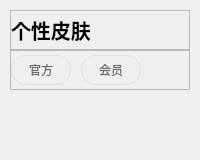
            <widget class="QWidget" name="page_skin">
             <layout class="QVBoxLayout" name="verticalLayout_3">
              <property name="spacing">
               <number>0</number>
              </property>
              <property name="leftMargin">
               <number>10</number>
              </property>
              <property name="topMargin">
               <number>10</number>
              </property>
              <property name="rightMargin">
               <number>10</number>
              </property>
              <property name="bottomMargin">
               <number>0</number>
              </property>
              <item>
               <widget class="QFrame" name="frame_5">
                <property name="minimumSize">
                 <size>
                  <width>0</width>
                  <height>40</height>
                 </size>
                </property>
                <property name="frameShape">
                 <enum>QFrame::StyledPanel</enum>
                </property>
                <property name="frameShadow">
                 <enum>QFrame::Raised</enum>
                </property>
                <layout class="QHBoxLayout" name="horizontalLayout_14">
                 <property name="spacing">
                  <number>0</number>
                 </property>
                 <property name="leftMargin">
                  <number>0</number>
                 </property>
                 <property name="topMargin">
                  <number>0</number>
                 </property>
                 <property name="rightMargin">
                  <number>0</number>
                 </property>
                 <property name="bottomMargin">
                  <number>0</number>
                 </property>
                 <item>
                  <widget class="QLabel" name="label_2">
                   <property name="styleSheet">
                    <string notr="true">font-weight: bold;
font-size: 20px;</string>
                   </property>
                   <property name="text">
                    <string>个性皮肤</string>
                   </property>
                  </widget>
                 </item>
                </layout>
               </widget>
              </item>
              <item>
               <widget class="QFrame" name="frame_4">
                <property name="minimumSize">
                 <size>
                  <width>0</width>
                  <height>40</height>
                 </size>
                </property>
                <property name="styleSheet">
                 <string notr="true">QPushButton {
	background-color: transparent;
	border: 1px solid #e0e0e0;
	border-radius: 15px;
	color: #666;
}</string>
                </property>
                <property name="frameShape">
                 <enum>QFrame::StyledPanel</enum>
                </property>
                <property name="frameShadow">
                 <enum>QFrame::Raised</enum>
                </property>
                <layout class="QHBoxLayout" name="horizontalLayout_13">
                 <property name="spacing">
                  <number>10</number>
                 </property>
                 <property name="leftMargin">
                  <number>0</number>
                 </property>
                 <property name="topMargin">
                  <number>0</number>
                 </property>
                 <property name="rightMargin">
                  <number>0</number>
                 </property>
                 <property name="bottomMargin">
                  <number>0</number>
                 </property>
                 <item>
                  <widget class="QPushButton" name="btn_skin_base">
                   <property name="minimumSize">
                    <size>
                     <width>60</width>
                     <height>30</height>
                    </size>
                   </property>
                   <property name="maximumSize">
                    <size>
                     <width>60</width>
                     <height>30</height>
                    </size>
                   </property>
                   <property name="text">
                    <string>官方</string>
                   </property>
                  </widget>
                 </item>
                 <item>
                  <widget class="QPushButton" name="btn_skin_vip">
                   <property name="minimumSize">
                    <size>
                     <width>60</width>
                     <height>30</height>
                    </size>
                   </property>
                   <property name="maximumSize">
                    <size>
                     <width>60</width>
                     <height>30</height>
                    </size>
                   </property>
                   <property name="text">
                    <string>会员</string>
                   </property>
                  </widget>
                 </item>
                 <item>
                  <spacer name="horizontalSpacer">
                   <property name="orientation">
                    <enum>Qt::Horizontal</enum>
                   </property>
                   <property name="sizeHint" stdset="0">
                    <size>
                     <width>40</width>
                     <height>20</height>
                    </size>
                   </property>
                  </spacer>
                 </item>
                </layout>
               </widget>
              </item>
              <item>
               <widget class="QScrollArea" name="scrollArea_4">
                <property name="styleSheet">
                 <string notr="true">#scrollArea_4{
	background-color: transparent;
}

#skin_container{
	background-color: transparent;
}</string>
                </property>
                <property name="widgetResizable">
                 <bool>true</bool>
                </property>
                <widget class="QWidget" name="skin_container">
                 <property name="geometry">
                  <rect>
                   <x>0</x>
                   <y>0</y>
                   <width>821</width>
                   <height>550</height>
                  </rect>
                 </property>
                </widget>
               </widget>
              </item>
             </layout>
            </widget>
